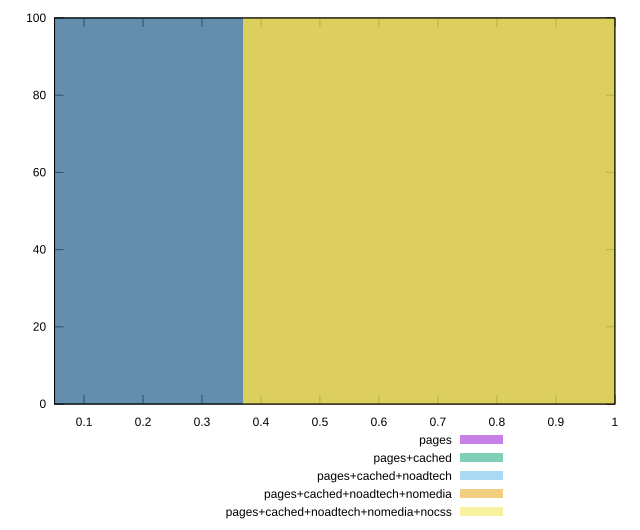

This chart was generated by the following gnuplot code:
reset

$pages <<EOF
0 100
EOF

$pagesCached <<EOF
0 100
EOF

$pagesCachedNoadtech <<EOF
0.7406704098208905 100
EOF

$pagesCachedNoadtechNomedia <<EOF
0.7406704098208905 100
EOF

$pagesCachedNoadtechNomediaNocss <<EOF
0.7406704098208905 100
EOF

set key outside below
set boxwidth 0.7406704098208905
set xrange [0.05:1]
set yrange [0:100]
set trange [0:100]
set style fill transparent solid 0.5 noborder
set terminal svg size 640, 530 enhanced background rgb 'white'
set output "report_00009_2021-02-08T22-37-41.559Z/interactive/comparison/histogram/all_score.svg"

plot $pages title "pages" with boxes, \
     $pagesCached title "pages+cached" with boxes, \
     $pagesCachedNoadtech title "pages+cached+noadtech" with boxes, \
     $pagesCachedNoadtechNomedia title "pages+cached+noadtech+nomedia" with boxes, \
     $pagesCachedNoadtechNomediaNocss title "pages+cached+noadtech+nomedia+nocss" with boxes

reset
